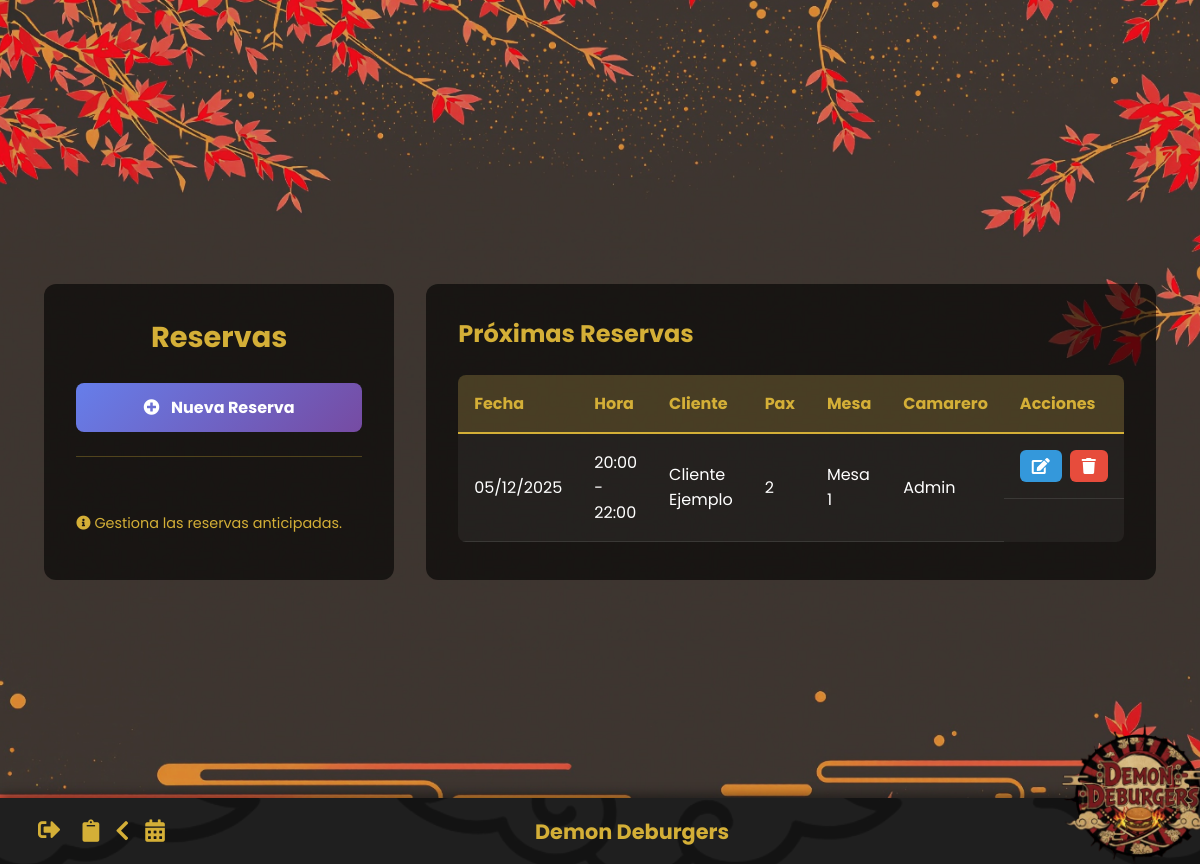
/views/reservas.php (signed in), run on the app's committed database.
### tables this page shows
CREATE TABLE reservas (
    id_reserva INT AUTO_INCREMENT PRIMARY KEY,
    id_usuario INT NOT NULL,
    id_recurso INT NOT NULL,
    nombre_cliente VARCHAR(100) NOT NULL,
    personas INT NOT NULL,
    fecha DATE NOT NULL,
    hora_inicio TIME NOT NULL,
    hora_final TIME
);

CREATE TABLE recursos (
    id_recurso INT AUTO_INCREMENT PRIMARY KEY,
    tipo ENUM('sala','mesa') NOT NULL,
    nombre VARCHAR(100) NOT NULL,
    capacidad INT,
    estado ENUM('libre','ocupado') DEFAULT 'libre',
    imagen VARCHAR(255),
    posicion_x DECIMAL(5,2) DEFAULT 50.00,
    posicion_y DECIMAL(5,2) DEFAULT 50.00
);

CREATE TABLE usuarios (
    id_usuario INT AUTO_INCREMENT PRIMARY KEY,
    nombre VARCHAR(30) NOT NULL,
    apellidos VARCHAR(50) NOT NULL,
    user VARCHAR(50) UNIQUE NOT NULL,
    password VARCHAR(255) NOT NULL,
    id_rol INT NOT NULL
);

### views/reservas.php (the view, shortened to what this page needs)
<?php
require_once('../includes/conexion.php');
try {
    $stmt = $conn->prepare("
        SELECT r.id_reserva, r.fecha, r.hora_inicio, r.hora_final, r.nombre_cliente, r.personas,
               rec.nombre as nombre_mesa,
               u.nombre as nombre_camarero
        FROM reservas r
        INNER JOIN recursos rec ON r.id_recurso = rec.id_recurso
        INNER JOIN usuarios u ON r.id_usuario = u.id_usuario
        WHERE r.nombre_cliente != 'Cliente Casual'
        ORDER BY r.fecha ASC, r.hora_inicio ASC
    ");
    $stmt->execute();
    $reservas = $stmt->fetchAll(PDO::FETCH_ASSOC);
} catch (PDOException $e) {
    $reservas = [];
    $error = "Error al cargar reservas: " . $e->getMessage();
}
?>
<!DOCTYPE html>
<html lang="es">
<head>
    <link rel="stylesheet" href="https://cdnjs.cloudflare.com/ajax/libs/font-awesome/5.15.4/css/all.min.css">
    <link rel="stylesheet" href="../css/styles.css">
</head>
<body class="body-restaurante">
    <div class="trabajadores-container">
        <aside class="trabajadores-sidebar">
            <h1 class="trabajadores-title">Reservas</h1>
            <a href="crear_reserva.php" class="btn-new-user">
                <i class="fas fa-plus-circle"></i> Nueva Reserva
            </a>
            <div class="sidebar-info">
                <p style="color: #d4af37; margin-top: 2rem; font-size: 0.9rem;">
                    <i class="fas fa-info-circle"></i> Gestiona las reservas anticipadas.
                </p>
            </div>
        </aside>
        <section class="trabajadores-list-section">
            <h2 class="trabajadores-subtitle">Próximas Reservas</h2>
            <div class="trabajadores-table-wrapper">
                <table class="trabajadores-table">
                    <thead>
                        <tr>
                            <th>Fecha</th>
                            <th>Hora</th>
                            <th>Cliente</th>
                            <th>Pax</th>
                            <th>Mesa</th>
                            <th>Camarero</th>
                            <th>Acciones</th>
                        </tr>
                    </thead>
                    <tbody>
                        <?php foreach ($reservas as $res): ?>
                        <tr>
                            <td><?= date('d/m/Y', strtotime($res['fecha'])) ?></td>
                            <td><?= date('H:i', strtotime($res['hora_inicio'])) ?> - <?= $res['hora_final'] ? date('H:i', strtotime($res['hora_final'])) : '?' ?></td>
                            <td><?= htmlspecialchars($res['nombre_cliente']) ?></td>
                            <td><?= (int)$res['personas'] ?></td>
                            <td><?= htmlspecialchars($res['nombre_mesa']) ?></td>
                            <td><?= htmlspecialchars($res['nombre_camarero']) ?></td>
                            <td class="actions-cell">
                                <a href="editar_reserva.php?id=<?= $res['id_reserva'] ?>" class="btn-action btn-edit" title="Editar"><i class="fas fa-edit"></i></a>
                                <button onclick="confirmarEliminar(<?= $res['id_reserva'] ?>, '<?= htmlspecialchars($res['nombre_cliente']) ?>')" class="btn-action btn-delete" title="Eliminar"><i class="fas fa-trash"></i></button>
                            </td>
                        </tr>
                        <?php endforeach; ?>
                    </tbody>
                </table>
            </div>
        </section>
    </div>
    <?php include '../includes/footer.php'; ?>
</body>
</html>

### css/styles.css (style rules this page uses)
.body-restaurante { margin: 0; font-family: "Poppins", sans-serif; background-image: url("../img/fondo_escritorio.png"); background-size: cover; background-position: center; min-height: 100vh; display: flex; flex-wrap: wrap; justify-content: center; align-items: center; gap: 1.5rem; padding: 2rem; }
.trabajadores-container { max-width: 1400px; margin: 0 auto; padding: 2rem; display: grid; grid-template-columns: 350px 1fr; gap: 2rem; }
.trabajadores-sidebar { background: rgba(0, 0, 0, 0.6); border-radius: 12px; padding: 2rem; color: #fff; height: fit-content; position: sticky; top: 20px; }
.trabajadores-title { color: #d4af37; margin: 0 0 1.5rem; font-size: 1.8rem; text-align: center; }
.sidebar-info { margin-top: 1.5rem; padding-top: 1.5rem; border-top: 1px solid rgba(212, 175, 55, 0.3); }
.trabajadores-list-section { background: rgba(0, 0, 0, 0.6); border-radius: 12px; padding: 2rem; color: #fff; }
.trabajadores-subtitle { color: #d4af37; margin: 0 0 1.5rem; font-size: 1.5rem; }
.trabajadores-table-wrapper { overflow-x: auto; border-radius: 8px; }
.trabajadores-table { width: 100%; border-collapse: collapse; background: rgba(255, 255, 255, 0.05); }
.trabajadores-table thead { background: rgba(212, 175, 55, 0.2); }
.trabajadores-table th { padding: 1rem; text-align: left; color: #d4af37; font-weight: bold; border-bottom: 2px solid #d4af37; }
.trabajadores-table td { padding: 1rem; border-bottom: 1px solid rgba(255, 255, 255, 0.1); }
.trabajadores-table tbody tr { transition: background 0.3s ease; }
.actions-cell { display: flex; gap: 0.5rem; align-items: center; }
.btn-action { padding: 0.5rem 0.75rem; border: none; border-radius: 6px; cursor: pointer; transition: all 0.3s ease; color: #fff; font-size: 1rem; text-decoration: none; display: inline-flex; align-items: center; justify-content: center; }
.btn-edit { background: #3498db; }
.btn-delete { background: #e74c3c; }
.btn-new-user { display: block; width: 100%; padding: 0.75rem 1rem; background: linear-gradient(135deg, #667eea 0%, #764ba2 100%); color: #fff; text-decoration: none; border-radius: 8px; text-align: center; font-weight: bold; transition: all 0.3s ease; box-sizing: border-box; }
.btn-new-user i { margin-right: 0.5rem; }

### data on the page
reservas: fecha "05/12/2025", hora_inicio "20:00", hora_final "22:00", nombre_cliente "Cliente Ejemplo", personas "2", id_recurso.nombre "Mesa 1", id_usuario.nombre "Admin"
